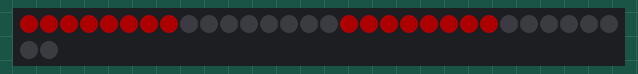
Bench run of a sketch on a simulated ESP8266 (NodeMCU). Shown: 32 RGB LEDs in strip order, left to right, continuing on the next row. Dim RGB values are drawn brighter than linear.

Above: at 0.1 s.
At 2.1 s:
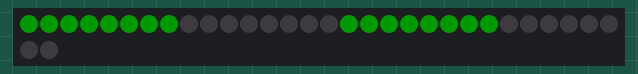
At 2.6 s:
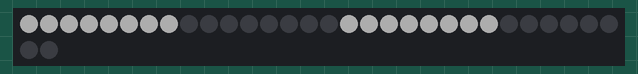
At 12.2 s:
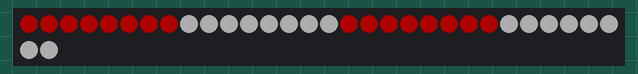
At 20.2 s:
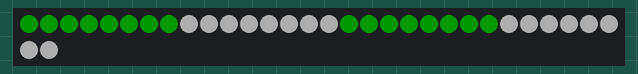
At 36.9 s:
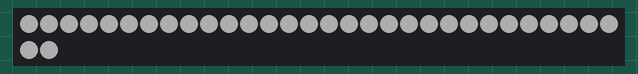

Measured:
- what the display in image 1 shows lasts 0.5 s, from 2.0 s to 2.5 s
- what the display in image 2 shows lasts 1.5 s, from 2.5 s to 4.0 s

The sketch:

LED_Driver.ino
```cpp
#include <FastLED.h>

#define NUM_LEDS  32
#define LED_PIN   D4

CRGB leds[NUM_LEDS];

void setup() {
  FastLED.addLeds<WS2812B, LED_PIN, GRB>(leds, NUM_LEDS);
  FastLED.setBrightness(50);
}

int i = 1;

void loop() {
  Lights();
}

void Lights() {

  if (i <= 1) {

    leds[0] = CRGB::Red;
    leds[1] = CRGB::Red;
    leds[2] = CRGB::Red;
    leds[3] = CRGB::Red;
    leds[4] = CRGB::Red;
    leds[5] = CRGB::Red;
    leds[6] = CRGB::Red;
    leds[7] = CRGB::Red;
    leds[16] = CRGB::Red;
    leds[17] = CRGB::Red;
    leds[18] = CRGB::Red;
    leds[19] = CRGB::Red;
    leds[20] = CRGB::Red;
    leds[21] = CRGB::Red;
    leds[22] = CRGB::Red;
    leds[23] = CRGB::Red;

    FastLED.show();
    delay(500);

    leds[0] = CRGB::White;
    leds[1] = CRGB::White;
    leds[2] = CRGB::White;
    leds[3] = CRGB::White;
    leds[4] = CRGB::White;
    leds[5] = CRGB::White;
    leds[6] = CRGB::White;
    leds[7] = CRGB::White;
    leds[16] = CRGB::White;
    leds[17] = CRGB::White;
    leds[18] = CRGB::White;
    leds[19] = CRGB::White;
    leds[20] = CRGB::White;
    leds[21] = CRGB::White;
    leds[22] = CRGB::White;
    leds[23] = CRGB::White;

    FastLED.show();
    delay(1500);

    leds[0] = CRGB::Green;
    leds[1] = CRGB::Green;
    leds[2] = CRGB::Green;
    leds[3] = CRGB::Green;
    leds[4] = CRGB::Green;
    leds[5] = CRGB::Green;
    leds[6] = CRGB::Green;
    leds[7] = CRGB::Green;
    leds[16] = CRGB::Green;
    leds[17] = CRGB::Green;
    leds[18] = CRGB::Green;
    leds[19] = CRGB::Green;
    leds[20] = CRGB::Green;
    leds[21] = CRGB::Green;
    leds[22] = CRGB::Green;
    leds[23] = CRGB::Green;

    FastLED.show();
    delay(500);

    leds[0] = CRGB::White;
    leds[1] = CRGB::White;
    leds[2] = CRGB::White;
    leds[3] = CRGB::White;
    leds[4] = CRGB::White;
    leds[5] = CRGB::White;
    leds[6] = CRGB::White;
    leds[7] = CRGB::White;
    leds[16] = CRGB::White;
    leds[17] = CRGB::White;
    leds[18] = CRGB::White;
    leds[19] = CRGB::White;
    leds[20] = CRGB::White;
    leds[21] = CRGB::White;
    leds[22] = CRGB::White;
    leds[23] = CRGB::White;

    FastLED.show();
    delay(1500);

  }
  else if (i >= 2) {
    leds[0] = CRGB::White;
    leds[1] = CRGB::White;
    leds[2] = CRGB::White;
    leds[3] = CRGB::White;
    leds[4] = CRGB::White;
    leds[5] = CRGB::White;
    leds[6] = CRGB::White;
    leds[7] = CRGB::White;

    FastLED.show();
    delay(500);

    leds[0] = CRGB::White;
    leds[1] = CRGB::White;
    leds[2] = CRGB::White;
    leds[3] = CRGB::White;
    leds[4] = CRGB::White;
    leds[5] = CRGB::White;
    leds[6] = CRGB::White;
    leds[7] = CRGB::White;

    FastLED.show();
    delay(2000);
  }

  leds[8] = CRGB::White;
  leds[9] = CRGB::White;
  leds[10] = CRGB::White;
  leds[11] = CRGB::White;
  leds[12] = CRGB::White;
  leds[13] = CRGB::White;
  leds[14] = CRGB::White;
  leds[15] = CRGB::White;
  leds[24] = CRGB::White;
  leds[25] = CRGB::White;
  leds[26] = CRGB::White;
  leds[27] = CRGB::White;
  leds[28] = CRGB::White;
  leds[29] = CRGB::White;
  leds[30] = CRGB::White;
  leds[31] = CRGB::White;

  FastLED.show();
  delay(50);

  leds[8] = CRGB::White;
  leds[9] = CRGB::White;
  leds[10] = CRGB::White;
  leds[11] = CRGB::White;
  leds[12] = CRGB::White;
  leds[13] = CRGB::White;
  leds[14] = CRGB::White;
  leds[15] = CRGB::White;
  leds[24] = CRGB::White;
  leds[25] = CRGB::White;
  leds[26] = CRGB::White;
  leds[27] = CRGB::White;
  leds[28] = CRGB::White;
  leds[29] = CRGB::White;
  leds[30] = CRGB::White;
  leds[31] = CRGB::White;
  FastLED.show();
  delay(2000);
}


 
```
